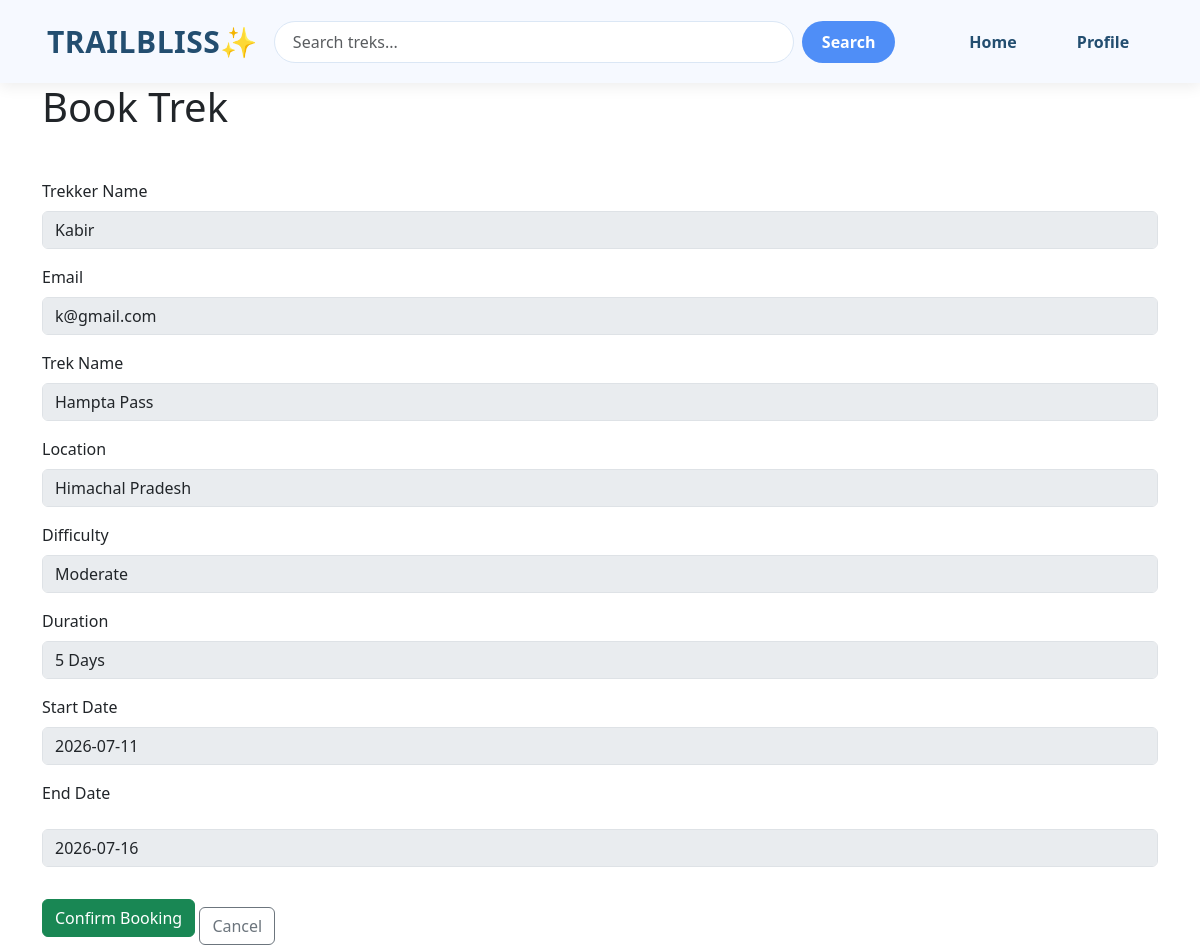
The app's page /trekker/book_trek/1 (signed in) with its own data.
### models.py (models this page shows)
class Trekker(db.Model):
    __tablename__ = 'trekker'
    id = db.Column(db.Integer,primary_key=True)
    name=db.Column(db.String(20),nullable= False)
    email = db.Column(db.String(64),unique=True,nullable=False)
    passhash = db.Column(db.String(200),nullable=False)
    phone = db.Column(db.String(20),nullable =False)
    is_active = db.Column(db.Boolean,default= True)
    bookings= db.relationship('Booking',backref='trekker',lazy=True)

class Trek(db.Model):
    __tablename__ = 'trek'
    id = db.Column(db.Integer,primary_key=True)
    trek_name=db.Column(db.String(20),nullable= False)
    location = db.Column(db.String(100),nullable=False)
    difficulty = db.Column(db.String(20),nullable=False)
    duration = db.Column(db.Integer,nullable = False)
    available_slots = db.Column(db.Integer,nullable= False)
    staff_id = db.Column(db.Integer,db.ForeignKey('staff.id'),nullable=False)
    start_date=db.Column(db.Date,nullable=False)
    end_date=db.Column(db.Date,nullable=False)
    description = db.Column(db.Text)
    status = db.Column(db.String(20), default='Open')
    booking = db.relationship('Booking',backref='trek',lazy=True)

### routes.py (the view)
@main_bp.route('/trekker/book_trek/<int:id>')
@trekker_required
def book_trek(id):
    if 'trekker_id' not in session:
        return redirect(url_for('main.trekker_login'))
    trekker = Trekker.query.get(session['trekker_id'])
    trek = Trek.query.get_or_404(id)
    return render_template(
        'trekker/book_trek.html',
        trekker=trekker,
        trek=trek
    )

### routes.py (called while the page is built)
def trekker_required(f):
    @wraps(f)
    def decorated_function(*args, **kwargs):
        if 'trekker_id' not in session:
            flash("Please login as Trekker.", "warning")
            return redirect(url_for('main.trekker_login'))
        return f(*args, **kwargs)
    return decorated_function

### templates/trekker/book_trek.html (shortened to what this page needs)
{% extends "layout.html" %}
{% block content %}
<div class="form-div">
    <h1>Book Trek</h1>
    <form method="POST" class="mt-5 form-login">
        <label class="form-label mb-2">Trekker Name</label>
        <input type="text"
               class="form-control mb-3"
               value="{{ trekker.name }}"
               disabled>
        <label class="form-label mb-2">Email</label>
        <input type="text"
               class="form-control mb-3"
               value="{{ trekker.email }}"
               disabled>
        <label class="form-label mb-2">Trek Name</label>
        <input type="text"
               class="form-control mb-3"
               value="{{ trek.trek_name }}"
               disabled>
        <label class="form-label mb-2">Location</label>
        <input type="text"
               class="form-control mb-3"
               value="{{ trek.location }}"
               disabled>
        <label class="form-label mb-2">Difficulty</label>
        <input type="text"
               class="form-control mb-3"
               value="{{ trek.difficulty }}"
               disabled>
        <label class="form-label mb-2">Duration</label>
        <input type="text"
               class="form-control mb-3"
               value="{{ trek.duration }} Days"
               disabled>
        <label class="form-label mb-2">Start Date</label>
        <input type="text"
               class="form-control mb-3"
               value="{{ trek.start_date }}"
               disabled>
        <label class="form-label mb-4">End Date</label>
        <input type="text"
               class="form-control mb-4"
               value="{{ trek.end_date }}"
               disabled>
        <button class="btn btn-success btn-login">
            Confirm Booking
        </button>
        <a href="{{ url_for('main.available_treks') }}"
           class="btn btn-outline-secondary mt-3">
            Cancel
        </a>
    </form>
</div>
{% endblock %}

### templates/layout.html (style rules this page uses)
body { margin: 0; padding: 0; width: auto; }

### records on screen
Trekker: name "Kabir", email "k@gmail.com"
Trek: trek_name "Hampta Pass", location "Himachal Pradesh", difficulty "Moderate", duration "5 Days", start_date "2026-07-11", end_date "2026-07-16"
